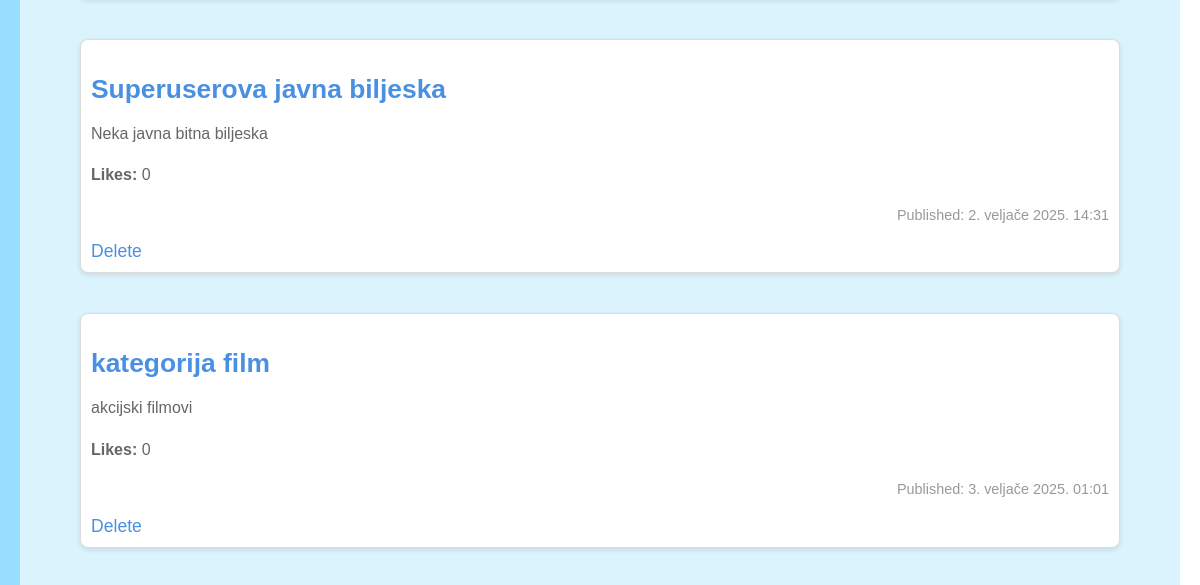
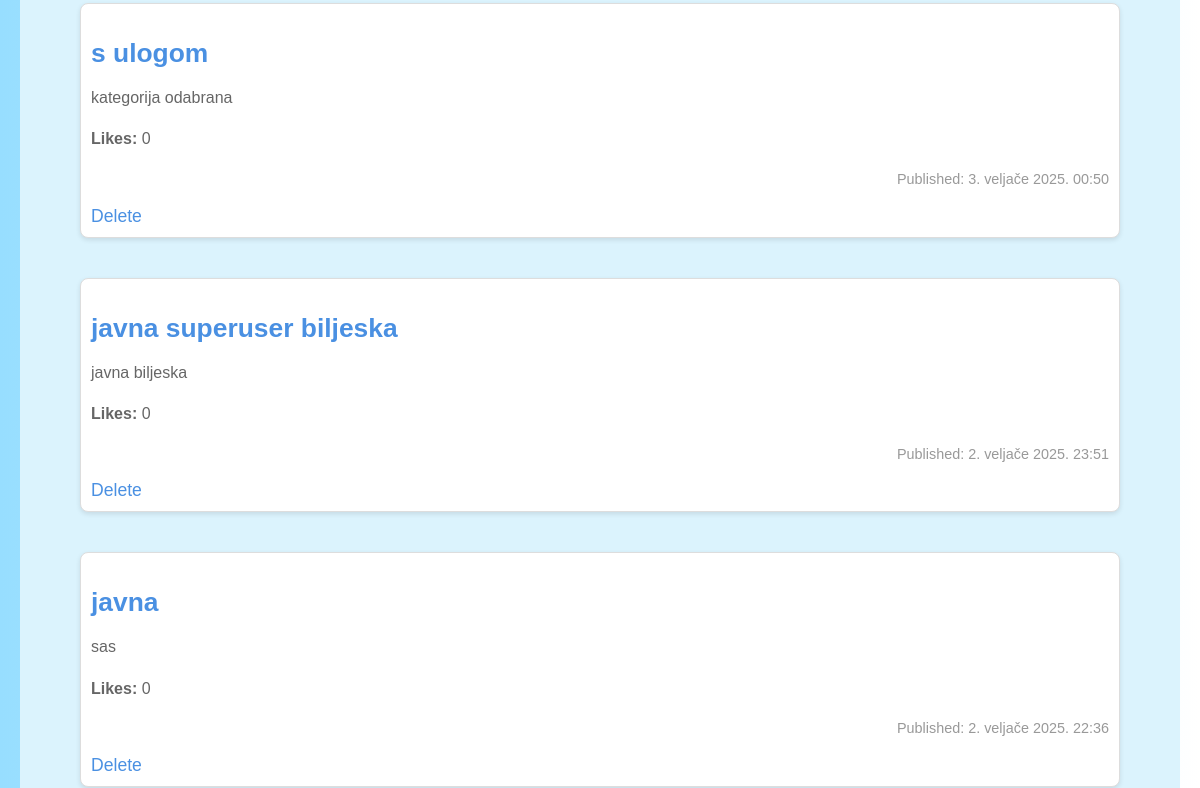
Page /notes/ (middle part) on the earlier database version (2 pictures, top to bottom).
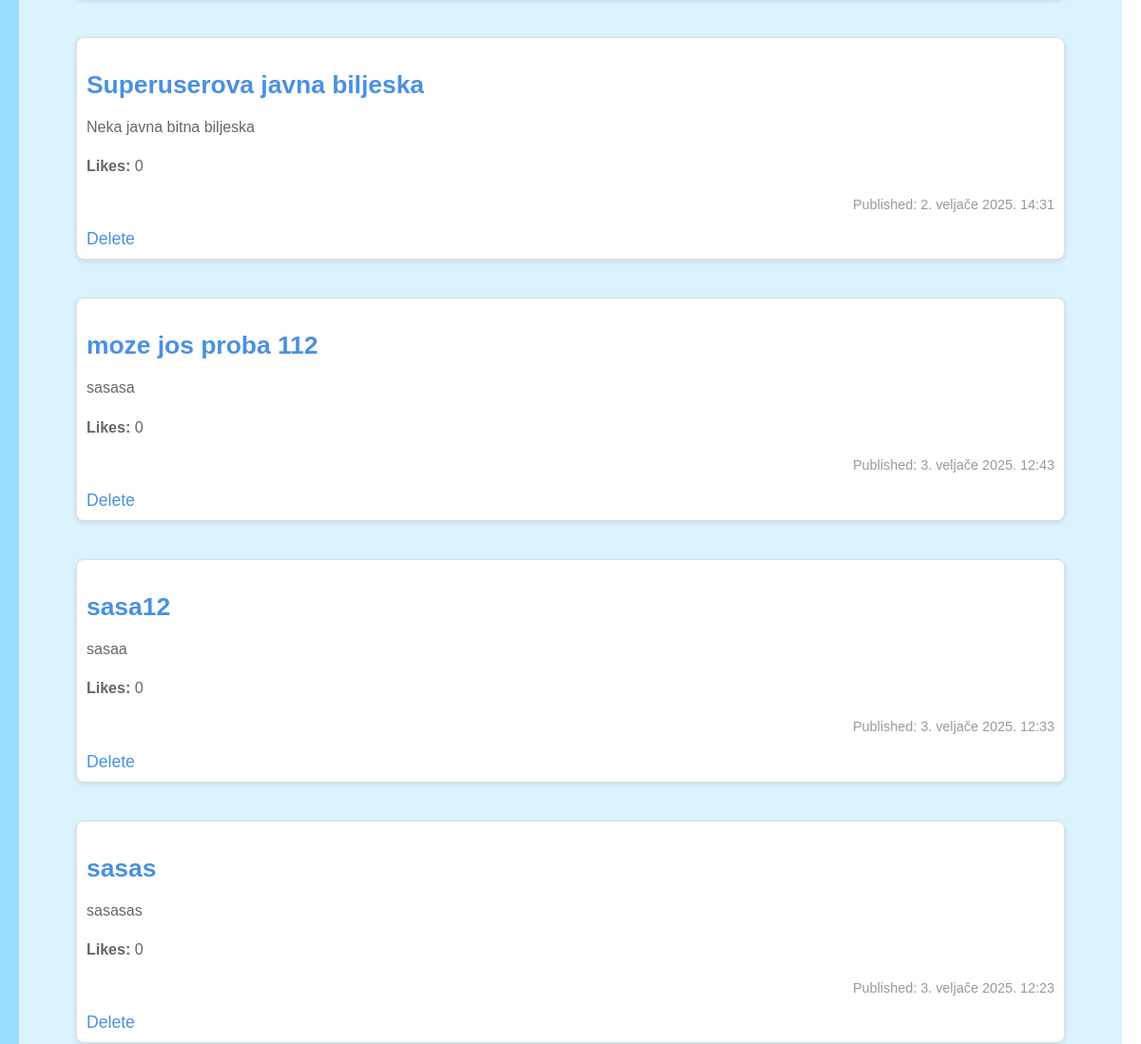
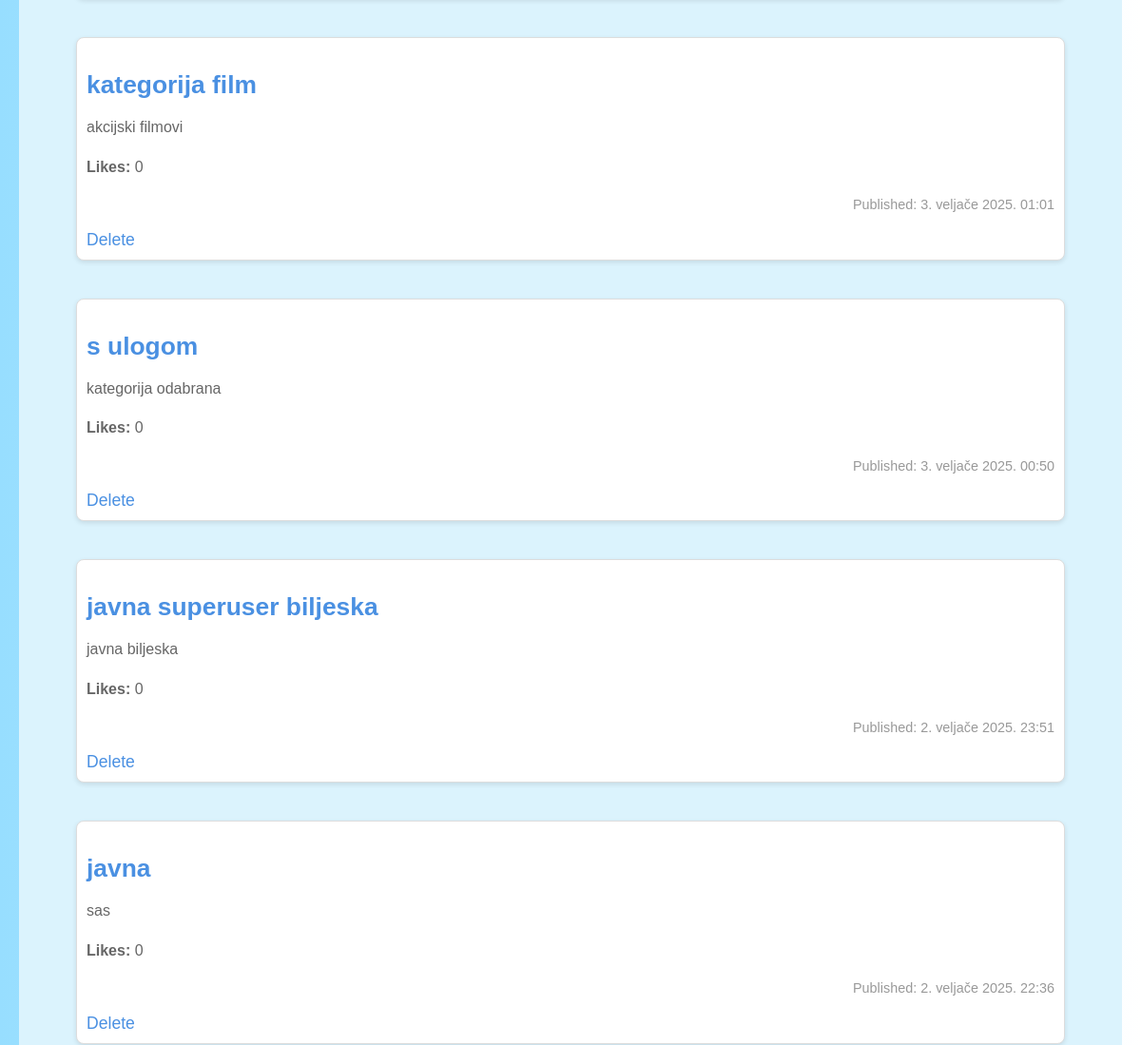
Same page on the later database version (2 pictures, top to bottom).
### notes/models.py (models this page shows, shortened)
class Note(models.Model):
    ROLE_CHOICES = [
        ('hobbies', 'Hobbies'),
        ('movies', 'Movies'),
        ('school', 'School'),
        ('work', 'Work'),
        ('music', 'Music'),
        ('personal', 'Personal'),
    ]
    user = models.ForeignKey('accounts.CustomUser', on_delete=models.CASCADE, null=True, blank=True, related_name='notes')
    title = models.CharField(max_length=200)
    content = models.TextField()
    pub_date = models.DateTimeField(auto_now_add=True)
    likes = models.PositiveIntegerField(default=0)
    private_notes = models.ManyToManyField(PrivateNoteModel, blank=True)
    is_public = models.BooleanField(default=True)
    is_important = models.BooleanField(default=False)
    is_locked = models.BooleanField(default=False)
    password = models.CharField(max_length=100, null=True, blank=True)
    completed = models.BooleanField(default=False)
    is_private = models.BooleanField(default=False)
    role = models.CharField(max_length=20, choices=ROLE_CHOICES, blank=True, null=True)

### notes/views.py (the view)
# urls.py: path('', views.index, name='index'),
def index(request):
    search_query = request.GET.get('search', '')
    order = request.GET.get('order', 'desc')
    if search_query:
        notes = Note.objects.filter(title__icontains=search_query, is_public= True)
    else:
        notes = Note.objects.filter(is_public = True)
    if request.user.is_authenticated:
         notes = notes | Note.objects.filter(user=request.user, is_private=True)
    if order == 'asc':
        notes = notes.order_by('-is_important', 'pub_date')
    else:
        notes = notes.order_by( '-is_important', '-pub_date')
    context = {
        'latest_note_list': notes,
        'current_order': order,
        'search_query': search_query,
    }
    return render(request, 'notes/index.html', context)

### notes/templates/notes/index.html (shortened to what this page needs)
{% extends 'notes/base.html' %}
{% block content %}
    <div class="notes-container">
        {% for note in latest_note_list %}
        <div class="note">
            <h3><a href="{% url 'notes:detail' note.id %}">{{ note.title }}</a></h3>
            <p>{{ note.content }}</p>
            <p><strong>Likes:</strong> {{ note.likes }}</p>
            <p>Published: {{ note.pub_date }}</p>
            <a href="{% url 'notes:delete_note' note.id %}" onclick="return confirm('Are you sure you want to delete this note?');">
                Delete
            </a>
        </div>
        {% empty %}
        <p>No notes available.</p>
        {% endfor %}
    </div>
{% endblock %}

Differences in the rows shown:
added Note: title "moze jos proba 112", content "sasasa", likes "0", pub_date "3. veljače 2025. 12:43"
added Note: title "sasa12", content "sasaa", likes "0", pub_date "3. veljače 2025. 12:33"
added Note: title "sasas", content "sasasas", likes "0", pub_date "3. veljače 2025. 12:23"
